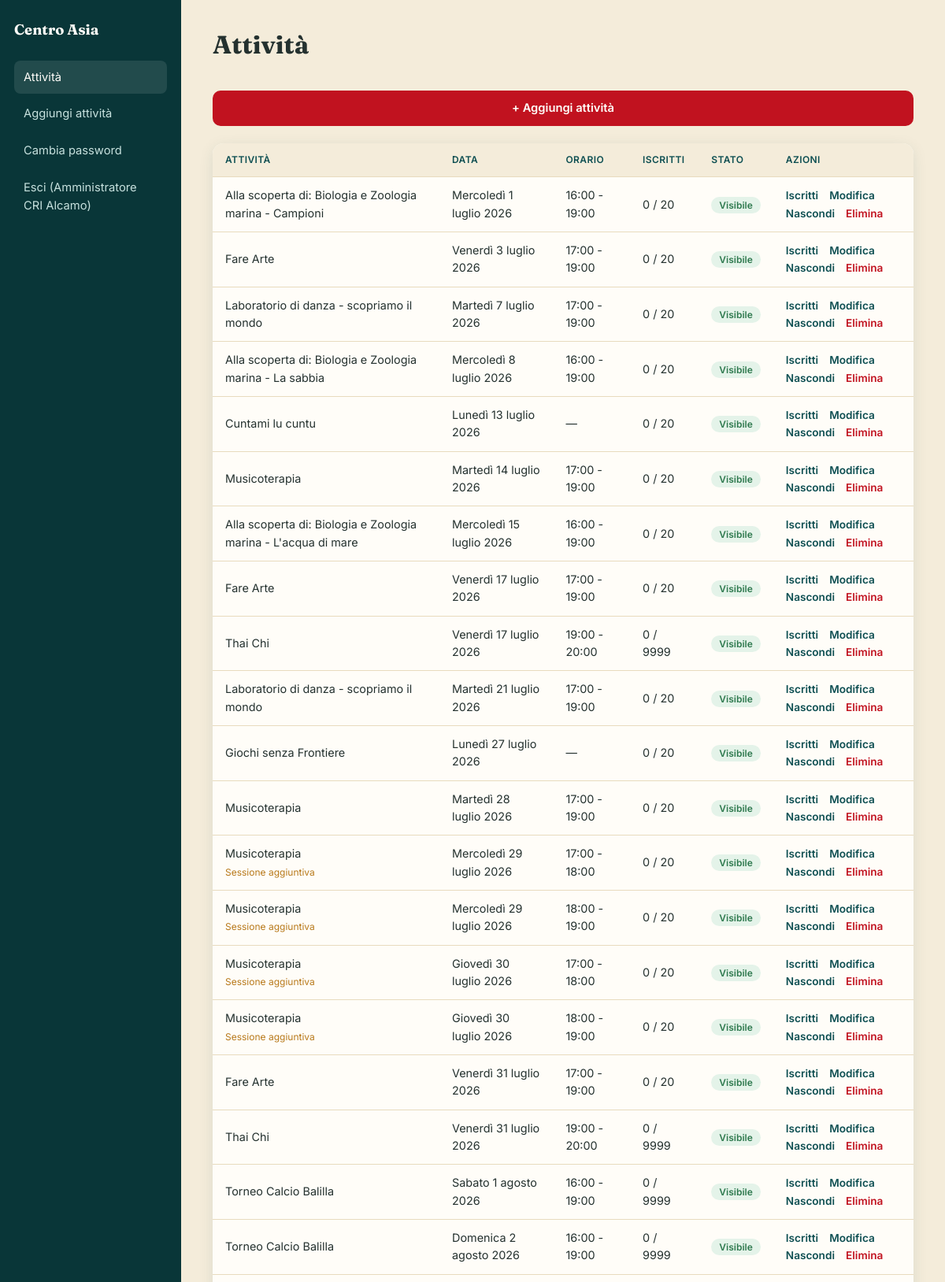
/admin/index.php (signed in, upper part), run on the app's committed database.
### tables this page shows
CREATE TABLE `attivita` (
  `id` int(10) unsigned NOT NULL AUTO_INCREMENT,
  `titolo` varchar(255) NOT NULL,
  `descrizione` text DEFAULT NULL,
  `responsabile` varchar(150) DEFAULT NULL,
  `note_interne` varchar(255) DEFAULT NULL COMMENT 'Note visibili solo in admin (es. "data da destinarsi")',
  `data_attivita` date DEFAULT NULL COMMENT 'NULL se data ancora da definire',
  `ora_inizio` time DEFAULT NULL,
  `ora_fine` time DEFAULT NULL,
  `posti_max` smallint(5) unsigned NOT NULL DEFAULT 20,
  `partecipazione_libera` tinyint(1) NOT NULL DEFAULT 0 COMMENT '1 = nessun limite di posti / accesso libero',
  `quota_da_definire` tinyint(1) NOT NULL DEFAULT 0 COMMENT '1 = quota torneo ancora da definire',
  `data_da_definire` tinyint(1) NOT NULL DEFAULT 0,
  `attiva` tinyint(1) NOT NULL DEFAULT 1 COMMENT 'Se 0, non visibile/iscrivibile sul sito pubblico',
  `creato_il` timestamp NOT NULL DEFAULT current_timestamp(),
  `aggiornato_il` timestamp NOT NULL DEFAULT current_timestamp() ON UPDATE current_timestamp(),
  PRIMARY KEY (`id`),
  KEY `idx_data` (`data_attivita`),
  KEY `idx_attiva` (`attiva`)
);

### includes/functions.php (called while the page is built, shortened)
<?php
function h(?string $s): string
{
    return htmlspecialchars($s ?? '', ENT_QUOTES, 'UTF-8');
}
function formattaDataItaliana(?string $data): string
{
    $giorni = ['Domenica', 'Lunedì', 'Martedì', 'Mercoledì', 'Giovedì', 'Venerdì', 'Sabato'];
    $mesi = ['', 'gennaio', 'febbraio', 'marzo', 'aprile', 'maggio', 'giugno',
             'luglio', 'agosto', 'settembre', 'ottobre', 'novembre', 'dicembre'];
    $ts = strtotime($data);
    $giornoSettimana = $giorni[(int) date('w', $ts)];
    $giorno = (int) date('j', $ts);
    $mese = $mesi[(int) date('n', $ts)];
    $anno = date('Y', $ts);
    return "{$giornoSettimana} {$giorno} {$mese} {$anno}";
}
function formattaOrario(?string $ora): string
{
    return substr($ora, 0, 5);
}
function fasciaOraria(array $attivita): string
{
    if (empty($attivita['ora_inizio'])) {
        return '';
    }
    $fine = !empty($attivita['ora_fine']) ? ' - ' . formattaOrario($attivita['ora_fine']) : '';
    return formattaOrario($attivita['ora_inizio']) . $fine;
}

### admin/index.php (the view, shortened to what this page needs)
<?php
$pdo = getDB();
$sql = "SELECT a.*, (SELECT COUNT(*) FROM iscrizioni i WHERE i.attivita_id = a.id) AS iscritti
        FROM attivita a
        ORDER BY a.data_da_definire ASC, a.data_attivita ASC, a.ora_inizio ASC";
$attivita = $pdo->query($sql)->fetchAll();
require __DIR__ . '/includes/layout_top.php';
?>
<div class="admin-toolbar">
    <h1>Attività</h1>
    <a class="btn btn-primario" href="attivita_form.php">+ Aggiungi attività</a>
</div>
<table class="tabella-admin">
    <thead>
        <tr>
            <th>Attività</th>
            <th>Data</th>
            <th>Orario</th>
            <th>Iscritti</th>
            <th>Stato</th>
            <th>Azioni</th>
        </tr>
    </thead>
    <tbody>
    <?php foreach ($attivita as $a): ?>
        <tr>
            <td><?= h($a['titolo']) ?><?php if (!empty($a['note_interne'])): ?><br><small style="color:#B8791A"><?= h($a['note_interne']) ?></small><?php endif; ?></td>
            <td><?= (int) $a['data_da_definire'] === 1 ? 'Da destinarsi' : h(formattaDataItaliana($a['data_attivita'])) ?></td>
            <td><?= h(fasciaOraria($a)) ?: '&mdash;' ?></td>
            <td><?= (int) $a['iscritti'] ?> / <?= (int) $a['posti_max'] ?></td>
            <td>
                <?php if (!$a['attiva']): ?>
                    <span class="pillola spenta">Nascosta</span>
                <?php elseif ((int) $a['iscritti'] >= (int) $a['posti_max']): ?>
                    <span class="pillola attenzione">Al completo</span>
                <?php else: ?>
                    <span class="pillola ok">Visibile</span>
                <?php endif; ?>
            </td>
            <td>
                <a class="link-azione" href="iscritti.php?attivita_id=<?= (int) $a['id'] ?>">Iscritti</a>
                <a class="link-azione" href="attivita_form.php?id=<?= (int) $a['id'] ?>">Modifica</a>
                <form method="post" style="display:inline" onsubmit="return confirm('Confermi il cambio di visibilità?');">
                    <button type="submit" class="link-azione" style="background:none;border:none;padding:0;cursor:pointer;font-family:inherit;">
                        <?= $a['attiva'] ? 'Nascondi' : 'Mostra' ?>
                    </button>
                </form>
                <a class="link-azione elimina" href="attivita_elimina.php?id=<?= (int) $a['id'] ?>" onclick="return confirm('Eliminare definitivamente questa attività e tutte le iscrizioni collegate?');">Elimina</a>
            </td>
        </tr>
    <?php endforeach; ?>
    </tbody>
</table>
<?php require __DIR__ . '/includes/layout_bottom.php'; ?>

### css/style.css (style rules this page uses)
:root { --sabbia: #F4ECDA; --sabbia-scura: #E8DBBE; --mare: #0E4F52; --mare-scuro: #093638; --rosso-cri: #C1121F; --rosso-cri-scuro: #96090F; --corallo: #E8895C; --inchiostro: #24312F; --grigio-testo: #5B655F; --bianco: #FFFDF8; --verde-ok: #2F7A4F; --ambra: #B8791A; --font-display: 'Fraunces', Georgia, serif; --font-body: 'Inter', -apple-system, BlinkMacSystemFont, sans-serif; --raggio: 14px; --ombra: 0 4px 18px rgba(14, 79, 82, 0.10); }
* { box-sizing: border-box; }
html { scroll-behavior: smooth; }
body { margin: 0; font-family: var(--font-body); background: var(--sabbia); color: var(--inchiostro); line-height: 1.55; }
a { color: inherit; }
.btn { display: inline-block; text-decoration: none; text-align: center; font-family: var(--font-body); font-weight: 600; font-size: 0.92rem; padding: 11px 20px; border-radius: 10px; border: none; cursor: pointer; transition: transform 0.12s ease, box-shadow 0.12s ease; }
.btn-primario { background: var(--rosso-cri); color: var(--bianco); width: 100%; }
.admin-body { background: var(--sabbia); }
.admin-content h1 { font-family: var(--font-display); color: var(--inchiostro); margin-top: 0; }
.admin-toolbar { display: flex; justify-content: space-between; align-items: center; margin-bottom: 22px; flex-wrap: wrap; gap: 12px; }
table.tabella-admin { width: 100%; border-collapse: collapse; background: var(--bianco); border-radius: var(--raggio); overflow: hidden; box-shadow: var(--ombra); }
table.tabella-admin th, table.tabella-admin td { padding: 12px 16px; text-align: left; font-size: 0.9rem; border-bottom: 1px solid var(--sabbia-scura); }
table.tabella-admin th { background: var(--sabbia); color: var(--mare); font-weight: 600; text-transform: uppercase; font-size: 0.75rem; letter-spacing: 0.4px; }
.pillola { font-size: 0.75rem; font-weight: 600; padding: 3px 10px; border-radius: 999px; }
.pillola.ok { background: #E4F3E9; color: var(--verde-ok); }
.link-azione { font-size: 0.85rem; margin-right: 10px; text-decoration: none; color: var(--mare); font-weight: 600; }
.link-azione.elimina { color: var(--rosso-cri); }

### data on the page
attivita: titolo "Alla scoperta di: Biologia e Zoologia marina - Campioni", data_attivita "Mercoledì 1 luglio 2026", ora_inizio+ora_fine "16:00 - 19:00", iscritti "0", posti_max "20", attiva "Visibile"
attivita: titolo "Fare Arte", data_attivita "Venerdì 3 luglio 2026", ora_inizio+ora_fine "17:00 - 19:00", iscritti "0", posti_max "20", attiva "Visibile"
attivita: titolo "Laboratorio di danza - scopriamo il mondo", data_attivita "Martedì 7 luglio 2026", ora_inizio+ora_fine "17:00 - 19:00", iscritti "0", posti_max "20", attiva "Visibile"
attivita: titolo "Alla scoperta di: Biologia e Zoologia marina - La sabbia", data_attivita "Mercoledì 8 luglio 2026", ora_inizio+ora_fine "16:00 - 19:00", iscritti "0", posti_max "20", attiva "Visibile"
attivita: titolo "Cuntami lu cuntu", data_attivita "Lunedì 13 luglio 2026", ora_inizio "—", iscritti "0", posti_max "20", attiva "Visibile"
attivita: titolo "Musicoterapia", data_attivita "Martedì 14 luglio 2026", ora_inizio+ora_fine "17:00 - 19:00", iscritti "0", posti_max "20", attiva "Visibile"
attivita: titolo "Alla scoperta di: Biologia e Zoologia marina - L'acqua di mare", data_attivita "Mercoledì 15 luglio 2026", ora_inizio+ora_fine "16:00 - 19:00", iscritti "0", posti_max "20", attiva "Visibile"
attivita: titolo "Fare Arte", data_attivita "Venerdì 17 luglio 2026", ora_inizio+ora_fine "17:00 - 19:00", iscritti "0", posti_max "20", attiva "Visibile"
attivita: titolo "Thai Chi", data_attivita "Venerdì 17 luglio 2026", ora_inizio+ora_fine "19:00 - 20:00", iscritti "0", posti_max "9999", attiva "Visibile"
attivita: titolo "Laboratorio di danza - scopriamo il mondo", data_attivita "Martedì 21 luglio 2026", ora_inizio+ora_fine "17:00 - 19:00", iscritti "0", posti_max "20", attiva "Visibile"
attivita: titolo "Giochi senza Frontiere", data_attivita "Lunedì 27 luglio 2026", ora_inizio "—", iscritti "0", posti_max "20", attiva "Visibile"
attivita: titolo "Musicoterapia", data_attivita "Martedì 28 luglio 2026", ora_inizio+ora_fine "17:00 - 19:00", iscritti "0", posti_max "20", attiva "Visibile"
attivita: titolo "Musicoterapia", note_interne "Sessione aggiuntiva", data_attivita "Mercoledì 29 luglio 2026", ora_inizio+ora_fine "17:00 - 18:00", iscritti "0", posti_max "20", attiva "Visibile"
attivita: titolo "Musicoterapia", note_interne "Sessione aggiuntiva", data_attivita "Mercoledì 29 luglio 2026", ora_inizio+ora_fine "18:00 - 19:00", iscritti "0", posti_max "20", attiva "Visibile"
attivita: titolo "Musicoterapia", note_interne "Sessione aggiuntiva", data_attivita "Giovedì 30 luglio 2026", ora_inizio+ora_fine "17:00 - 18:00", iscritti "0", posti_max "20", attiva "Visibile"
attivita: titolo "Musicoterapia", note_interne "Sessione aggiuntiva", data_attivita "Giovedì 30 luglio 2026", ora_inizio+ora_fine "18:00 - 19:00", iscritti "0", posti_max "20", attiva "Visibile"
attivita: titolo "Fare Arte", data_attivita "Venerdì 31 luglio 2026", ora_inizio+ora_fine "17:00 - 19:00", iscritti "0", posti_max "20", attiva "Visibile"
attivita: titolo "Thai Chi", data_attivita "Venerdì 31 luglio 2026", ora_inizio+ora_fine "19:00 - 20:00", iscritti "0", posti_max "9999", attiva "Visibile"
attivita: titolo "Torneo Calcio Balilla", data_attivita "Sabato 1 agosto 2026", ora_inizio+ora_fine "16:00 - 19:00", iscritti "0", posti_max "9999", attiva "Visibile"
attivita: titolo "Torneo Calcio Balilla", data_attivita "Domenica 2 agosto 2026", ora_inizio+ora_fine "16:00 - 19:00", iscritti "0", posti_max "9999", attiva "Visibile"

### other printed values
$_SESSION['admin_nome'] "Amministratore CRI Alcamo"
